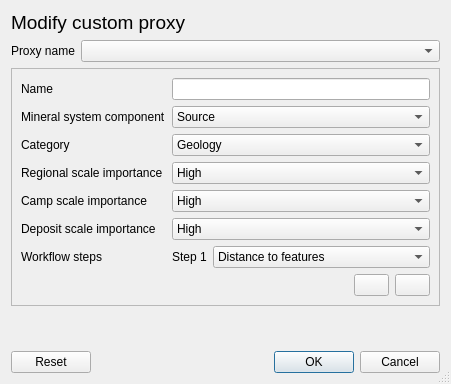
<?xml version="1.0" encoding="UTF-8"?>
<ui version="4.0">
 <class>Dialog</class>
 <widget class="QDialog" name="Dialog">
  <property name="windowModality">
   <enum>Qt::ApplicationModal</enum>
  </property>
  <property name="geometry">
   <rect>
    <x>0</x>
    <y>0</y>
    <width>451</width>
    <height>384</height>
   </rect>
  </property>
  <property name="sizePolicy">
   <sizepolicy hsizetype="Maximum" vsizetype="Maximum">
    <horstretch>0</horstretch>
    <verstretch>0</verstretch>
   </sizepolicy>
  </property>
  <property name="windowTitle">
   <string>Modify custom proxy</string>
  </property>
  <property name="sizeGripEnabled">
   <bool>true</bool>
  </property>
  <property name="modal">
   <bool>true</bool>
  </property>
  <layout class="QVBoxLayout" name="verticalLayout_2">
   <item>
    <widget class="QLabel" name="label_8">
     <property name="sizePolicy">
      <sizepolicy hsizetype="Maximum" vsizetype="Maximum">
       <horstretch>0</horstretch>
       <verstretch>0</verstretch>
      </sizepolicy>
     </property>
     <property name="font">
      <font>
       <pointsize>14</pointsize>
      </font>
     </property>
     <property name="text">
      <string>Modify custom proxy</string>
     </property>
    </widget>
   </item>
   <item>
    <layout class="QFormLayout" name="formLayout_3">
     <item row="0" column="0">
      <widget class="QLabel" name="label_23">
       <property name="text">
        <string>Proxy name</string>
       </property>
      </widget>
     </item>
     <item row="0" column="1">
      <widget class="QComboBox" name="modify_proxy_selection"/>
     </item>
    </layout>
   </item>
   <item>
    <widget class="QFrame" name="frame">
     <property name="sizePolicy">
      <sizepolicy hsizetype="Preferred" vsizetype="Maximum">
       <horstretch>0</horstretch>
       <verstretch>0</verstretch>
      </sizepolicy>
     </property>
     <property name="frameShape">
      <enum>QFrame::StyledPanel</enum>
     </property>
     <property name="frameShadow">
      <enum>QFrame::Raised</enum>
     </property>
     <layout class="QVBoxLayout" name="verticalLayout">
      <item>
       <layout class="QFormLayout" name="formLayout">
        <item row="0" column="0">
         <widget class="QLabel" name="label">
          <property name="text">
           <string>Name</string>
          </property>
         </widget>
        </item>
        <item row="0" column="1">
         <widget class="QLineEdit" name="name"/>
        </item>
        <item row="1" column="0">
         <widget class="QLabel" name="label_7">
          <property name="text">
           <string>Mineral system component</string>
          </property>
         </widget>
        </item>
        <item row="1" column="1">
         <widget class="QComboBox" name="mineral_system_component">
          <item>
           <property name="text">
            <string>Source</string>
           </property>
          </item>
          <item>
           <property name="text">
            <string>Pathway</string>
           </property>
          </item>
          <item>
           <property name="text">
            <string>Depositional</string>
           </property>
          </item>
          <item>
           <property name="text">
            <string>Mineralisation</string>
           </property>
          </item>
         </widget>
        </item>
        <item row="2" column="0">
         <widget class="QLabel" name="label_6">
          <property name="text">
           <string>Category</string>
          </property>
         </widget>
        </item>
        <item row="2" column="1">
         <widget class="QComboBox" name="category">
          <item>
           <property name="text">
            <string>Geology</string>
           </property>
          </item>
          <item>
           <property name="text">
            <string>Geophysics</string>
           </property>
          </item>
          <item>
           <property name="text">
            <string>Geochemistry</string>
           </property>
          </item>
         </widget>
        </item>
        <item row="3" column="0">
         <widget class="QLabel" name="label_3">
          <property name="text">
           <string>Regional scale importance</string>
          </property>
         </widget>
        </item>
        <item row="3" column="1">
         <widget class="QComboBox" name="regional_scale_importance">
          <item>
           <property name="text">
            <string>High</string>
           </property>
          </item>
          <item>
           <property name="text">
            <string>Moderate</string>
           </property>
          </item>
          <item>
           <property name="text">
            <string>Low</string>
           </property>
          </item>
          <item>
           <property name="text">
            <string>Undefined</string>
           </property>
          </item>
         </widget>
        </item>
        <item row="4" column="0">
         <widget class="QLabel" name="label_4">
          <property name="text">
           <string>Camp scale importance</string>
          </property>
         </widget>
        </item>
        <item row="4" column="1">
         <widget class="QComboBox" name="camp_scale_importance">
          <item>
           <property name="text">
            <string>High</string>
           </property>
          </item>
          <item>
           <property name="text">
            <string>Moderate</string>
           </property>
          </item>
          <item>
           <property name="text">
            <string>Low</string>
           </property>
          </item>
          <item>
           <property name="text">
            <string>Undefined</string>
           </property>
          </item>
         </widget>
        </item>
        <item row="5" column="0">
         <widget class="QLabel" name="label_5">
          <property name="text">
           <string>Deposit scale importance</string>
          </property>
         </widget>
        </item>
        <item row="5" column="1">
         <widget class="QComboBox" name="deposit_scale_importance">
          <item>
           <property name="text">
            <string>High</string>
           </property>
          </item>
          <item>
           <property name="text">
            <string>Moderate</string>
           </property>
          </item>
          <item>
           <property name="text">
            <string>Low</string>
           </property>
          </item>
          <item>
           <property name="text">
            <string>Undefined</string>
           </property>
          </item>
         </widget>
        </item>
        <item row="6" column="0">
         <widget class="QLabel" name="label_2">
          <property name="text">
           <string>Workflow steps</string>
          </property>
         </widget>
        </item>
        <item row="6" column="1">
         <layout class="QFormLayout" name="workflow_steps_layout">
          <item row="0" column="0">
           <widget class="QLabel" name="workflow_step_1_label">
            <property name="text">
             <string>Step 1</string>
            </property>
           </widget>
          </item>
          <item row="0" column="1">
           <widget class="QComboBox" name="workflow_step_1">
            <item>
             <property name="text">
              <string>Distance to features</string>
             </property>
            </item>
            <item>
             <property name="text">
              <string>Distance to anomaly</string>
             </property>
            </item>
            <item>
             <property name="text">
              <string>Interpolate</string>
             </property>
            </item>
           </widget>
          </item>
         </layout>
        </item>
        <item row="7" column="1">
         <layout class="QHBoxLayout" name="horizontalLayout_2">
          <item>
           <spacer name="horizontalSpacer">
            <property name="orientation">
             <enum>Qt::Horizontal</enum>
            </property>
            <property name="sizeHint" stdset="0">
             <size>
              <width>40</width>
              <height>20</height>
             </size>
            </property>
           </spacer>
          </item>
          <item>
           <widget class="QPushButton" name="remove_workflow_step_btn">
            <property name="sizePolicy">
             <sizepolicy hsizetype="Fixed" vsizetype="Fixed">
              <horstretch>0</horstretch>
              <verstretch>0</verstretch>
             </sizepolicy>
            </property>
            <property name="minimumSize">
             <size>
              <width>35</width>
              <height>0</height>
             </size>
            </property>
            <property name="maximumSize">
             <size>
              <width>35</width>
              <height>16777215</height>
             </size>
            </property>
            <property name="text">
             <string/>
            </property>
           </widget>
          </item>
          <item>
           <widget class="QPushButton" name="add_workflow_step_btn">
            <property name="sizePolicy">
             <sizepolicy hsizetype="Fixed" vsizetype="Fixed">
              <horstretch>0</horstretch>
              <verstretch>0</verstretch>
             </sizepolicy>
            </property>
            <property name="minimumSize">
             <size>
              <width>35</width>
              <height>0</height>
             </size>
            </property>
            <property name="maximumSize">
             <size>
              <width>35</width>
              <height>16777215</height>
             </size>
            </property>
            <property name="text">
             <string/>
            </property>
           </widget>
          </item>
         </layout>
        </item>
       </layout>
      </item>
     </layout>
    </widget>
   </item>
   <item>
    <spacer name="verticalSpacer">
     <property name="orientation">
      <enum>Qt::Vertical</enum>
     </property>
     <property name="sizeHint" stdset="0">
      <size>
       <width>20</width>
       <height>1</height>
      </size>
     </property>
    </spacer>
   </item>
   <item>
    <widget class="QDialogButtonBox" name="button_box">
     <property name="orientation">
      <enum>Qt::Horizontal</enum>
     </property>
     <property name="standardButtons">
      <set>QDialogButtonBox::Cancel|QDialogButtonBox::Ok|QDialogButtonBox::Reset</set>
     </property>
     <property name="centerButtons">
      <bool>false</bool>
     </property>
    </widget>
   </item>
  </layout>
 </widget>
 <resources/>
 <connections>
  <connection>
   <sender>button_box</sender>
   <signal>rejected()</signal>
   <receiver>Dialog</receiver>
   <slot>reject()</slot>
   <hints>
    <hint type="sourcelabel">
     <x>225</x>
     <y>362</y>
    </hint>
    <hint type="destinationlabel">
     <x>225</x>
     <y>191</y>
    </hint>
   </hints>
  </connection>
 </connections>
</ui>
